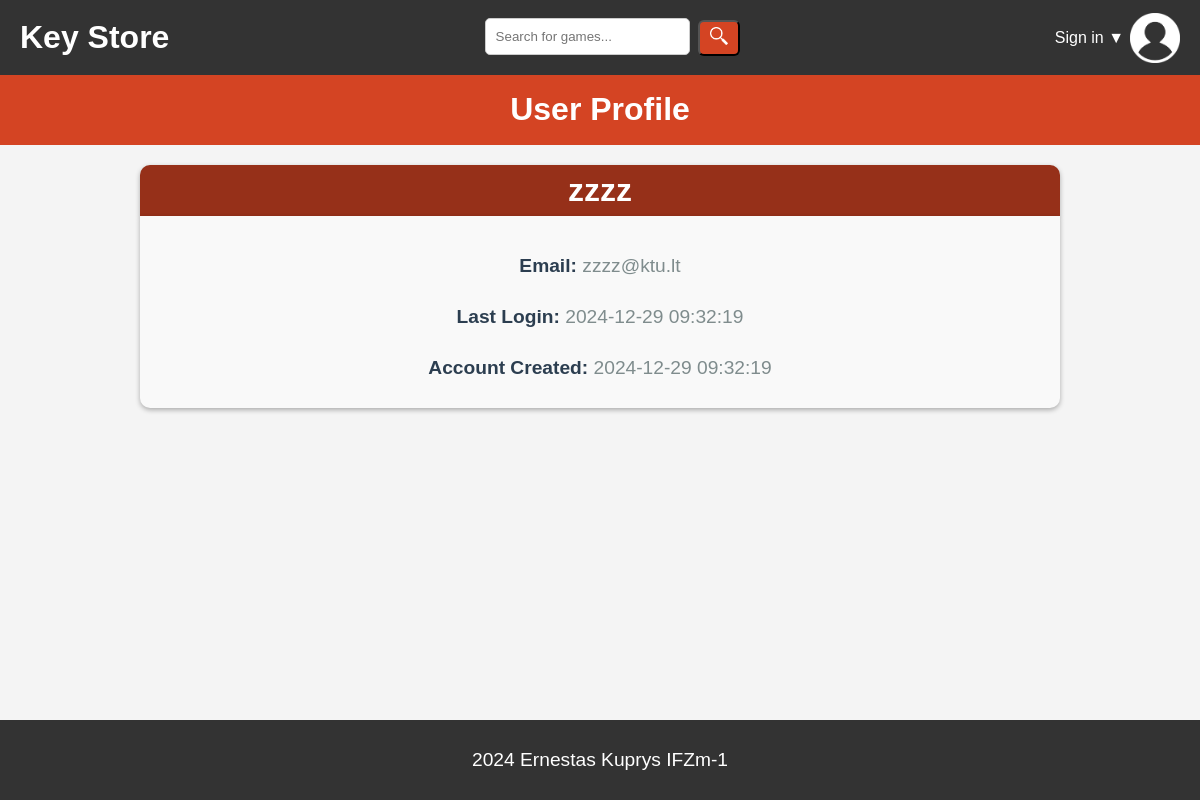
Screenshot of /profile.php?p=zzzz with the database file from the repository.
### tables this page shows
CREATE TABLE `user` (
  `id_user` varchar(32) NOT NULL,
  `username` varchar(32) NOT NULL,
  `password` varchar(32) NOT NULL,
  `email` varchar(50) NOT NULL,
  `role` tinyint(1) NOT NULL,
  `balance` decimal(10,2) NOT NULL DEFAULT 0.00,
  `last_login_date` timestamp NOT NULL DEFAULT current_timestamp(),
  `creation_date` timestamp NOT NULL DEFAULT current_timestamp()
);

### src/include/functions.php (called while the page is built, shortened)
<?php
function GetUserInfoFromName($username)
{
	$db = mysqli_connect(DB_SERVER, DB_USER, DB_PASS, DB_NAME);
	$sql = "SELECT username, email, role, last_login_date, creation_date FROM user
			WHERE username = ?
			LIMIT 1";
	$stmt = $db->prepare($sql);
	$stmt->bind_param("s", $username);
	$stmt->execute();
	$result = $stmt->get_result();
	return $result->fetch_assoc();
}

### src/profile.php (the view, shortened to what this page needs)
<?php
include('include/functions.php');
?>
<?php
$user = "";
if (isset($_GET["p"])) {
    $user = GetUserInfoFromName($_GET["p"]);
}
?>
<body>
    <?php include('include/header.php'); ?>
    <p class="under-header">User Profile</p>
    <div class="profile-container">
        <?php if ($user): ?>
            <h1 class="profile-name"><?php echo $user['username']; ?></h1>
            <div class="profile-info">
                <p><strong>Email:</strong> <?php echo htmlspecialchars($user['email']); ?></p>
                <p><strong>Last Login:</strong> <?php echo htmlspecialchars($user['last_login_date']); ?></p>
                <p><strong>Account Created:</strong> <?php echo htmlspecialchars($user['creation_date']); ?></p>
            </div>
        <?php else: ?>
            <p>No such user found.</p>
        <?php endif; ?>
    </div>
    <?php include('include/footer.php'); ?>
</body>
</html>

### src/include/style.css (style rules this page uses)
:root { --color1: #4a4a4a; --color2: #333; --color3: white; --color4: #f4f4f9; --color_primary: #d44423; --color_primary_hover: #963019; --color_secondary: #f2a900; }
* { margin: 0; padding: 0; box-sizing: border-box; }
body { font-family: Arial, sans-serif; margin: 0; padding: 0; background-color: #f4f4f4; color: #333; line-height: 1.6; display: flex; flex-direction: column; min-height: 100vh; }
.under-header { display: flex; justify-content: center; align-items: center; background-color: var(--color_primary); color: white; font-weight: bold; font-size: 2em; text-align: center; margin: 0; height: 70px; }
.profile-container { width: 80%; max-width: 1000px; margin: 0 auto; padding: 20px; font-family: Arial, sans-serif; }
.profile-name { text-align: center; border-radius: 10px 10px 0 0; background-color: var(--color_primary_hover); color: white !important; box-shadow: 0 2px 5px rgba(0, 0, 0, 0.3); }
.profile-info { background-color: #f9f9f9; padding: 15px; margin-bottom: 20px; border-radius: 0 0 10px 10px; box-shadow: 0 2px 5px rgba(0, 0, 0, 0.3); }
.profile-info p { margin: 10px 0; font-size: 1.1em; }
.profile-info strong { color: #2c3e50; }
.profile-container p { font-size: 1.2em; color: #7f8c8d; text-align: center; margin-top: 20px; }

### rows the page displays
user: username "zzzz", email "zzzz@ktu.lt", last_login_date "2024-12-29 09:32:19", creation_date "2024-12-29 09:32:19"
